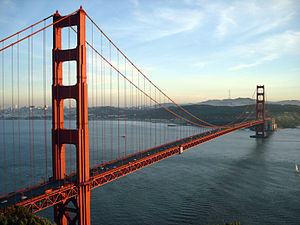
#> input picture imagem/ponte.jpg, 300 x 225 px, found by its file name
$ python tecnica_slicing.py
#> lines starting #> are read from the running program, lines starting #| are printed output that depends on the picture; after the words box and inside, x2 and y2 are one past the last pixel; in counts of white or black regions, pixels touching at a corner belong together
""" COM A TECNICA SLICING É POSSIVEL CRIAR QUADRADOS E RETANGULOS, contudo, para outras
forma geometricas é possivel utilizar as funções da OPENCV, isso é util principalmente no
caso de desenho de circulos e textos sobre a imagem, veja:
"""

# IMPORTANDO BIBLIOTECAS
import cv2
import numpy as np
import imutils

# LENDO A IMAGEM
imagem = cv2.imread('imagem/ponte.jpg')
#> imagem is the input picture: shape (225, 300, 3); mean B, G, R 141.5, 138.3, 130.4

vermelho = (0, 0, 255)
verde = (0, 255, 0)
azul = (255, 0, 0)

# CRIANDO LINHAS
cv2.line(imagem, (0, 0), (100, 200), verde)
cv2.line(imagem, (300, 200), (150, 150), vermelho, 5)

# CRIANDO RETANGULOS
cv2.rectangle(imagem, (20, 20), (120, 120), azul, 10)
cv2.rectangle(imagem, (200, 50), (225, 125), verde, -1)
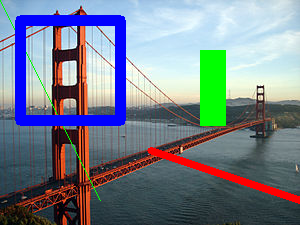
#> imagem: shape (225, 300, 3); mean B, G, R 140.2, 129, 118.5

(X, Y) = (imagem.shape[1] // 2, imagem.shape[0] // 2)
#> X = 150; Y = 112
for raio in range(0, 175, 15):
    cv2.circle(imagem, (X, Y), raio, vermelho)
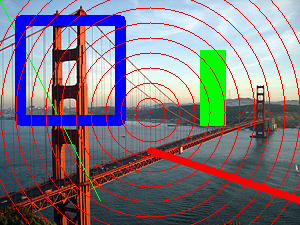
#> imagem: shape (225, 300, 3); 5.8% of pixels changed, all inside (x1, y1, x2, y2) = (0, 0, 300, 225)

# ABRINDO A IMAGEM
cv2.imshow("DESENHANDO SOBRE A IMAGEM", imagem)
# ESPERANDO APERTAR ALGO PARA FECHAR
#> (the run stopped early here; a loop or call above may not have finished)

$ run again, with imagem/dados.jpg copied over imagem/ponte.jpg
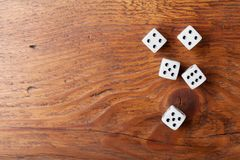
#> input picture imagem/dados.jpg, 240 x 160 px, found by its file name
#> imagem is the input picture: shape (160, 240, 3); mean B, G, R 80.3, 111.2, 170.2
#> `cv2.rectangle(imagem, (200, 50), (225, 125), verde, -1)`:
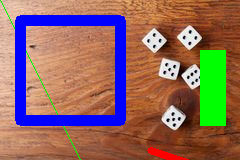
#> imagem: shape (160, 240, 3); mean B, G, R 95.4, 105.8, 141.9
#> after the loop `for raio in range(0, 175, 15):`:
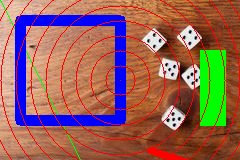
#> imagem: shape (160, 240, 3); 6.03% of pixels changed, all inside (x1, y1, x2, y2) = (0, 0, 240, 160)

$ run again, with imagem/dados1.jpg copied over imagem/ponte.jpg
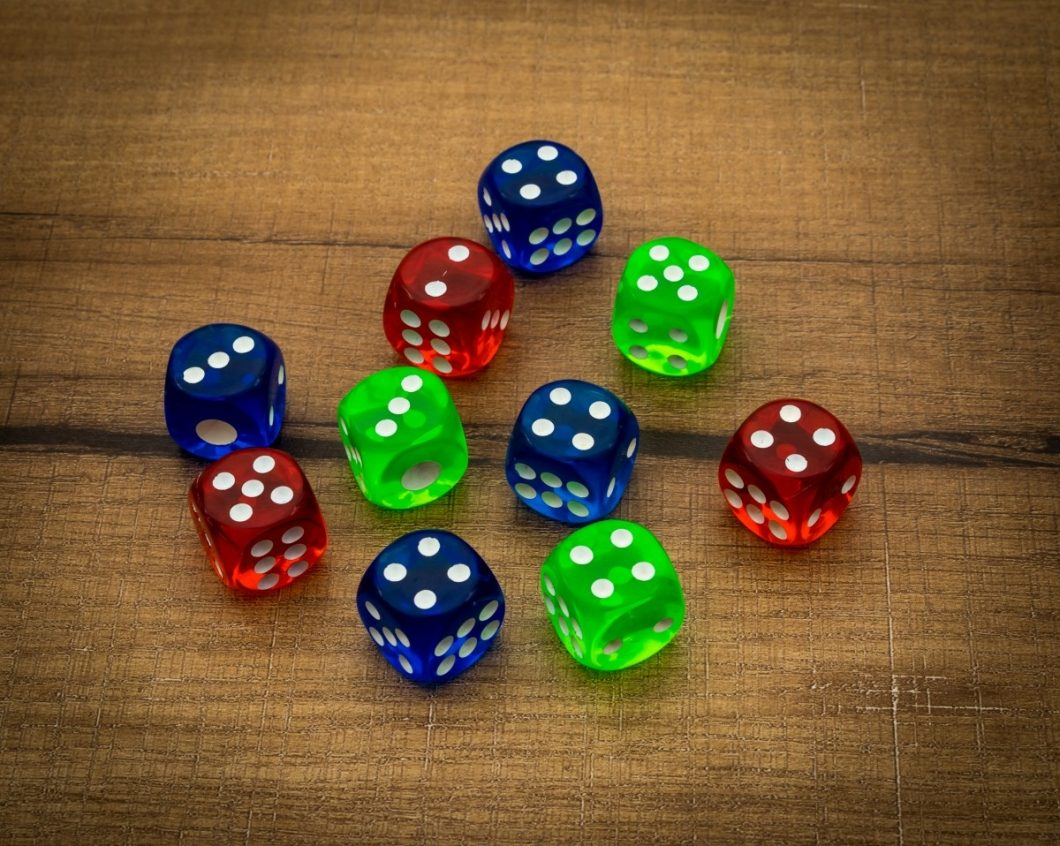
#> input picture imagem/dados1.jpg, 1060 x 846 px, found by its file name
#> imagem is the input picture: shape (846, 1060, 3); mean B, G, R 52.4, 92.6, 117.8
#> `cv2.rectangle(imagem, (200, 50), (225, 125), verde, -1)`:
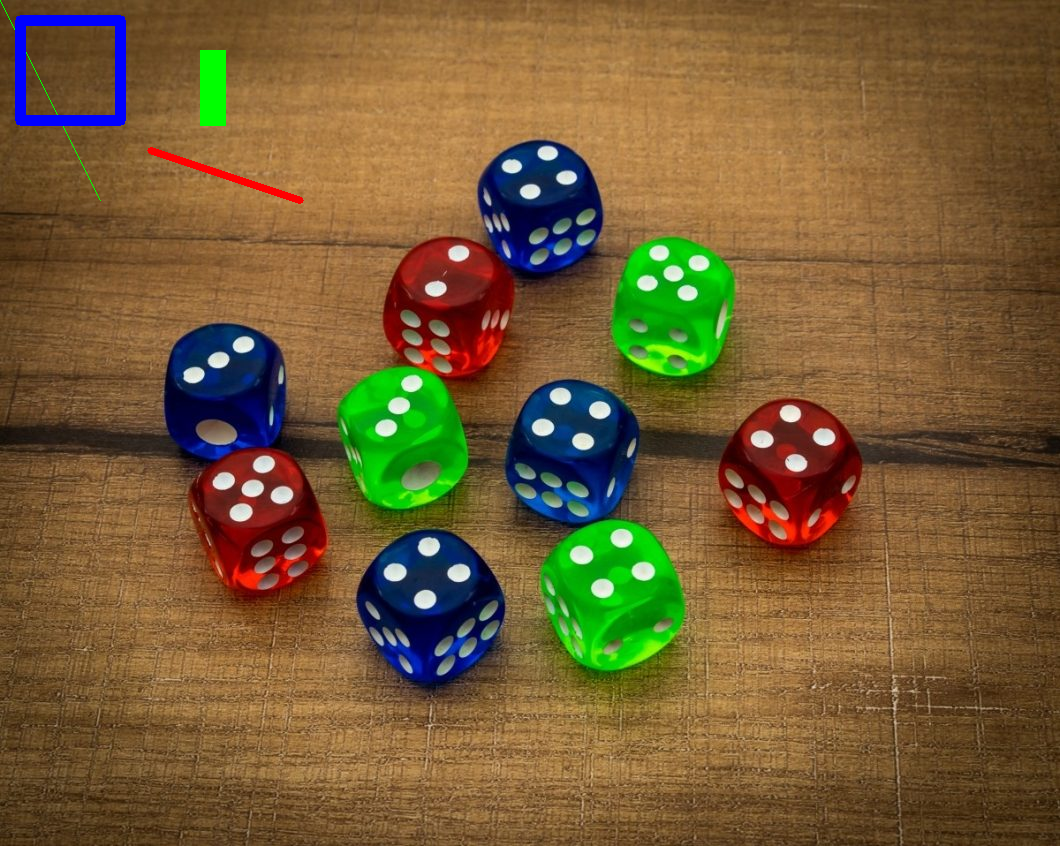
#> imagem: shape (846, 1060, 3); mean B, G, R 53.2, 92.5, 117.1
#> after the loop `for raio in range(0, 175, 15):`:
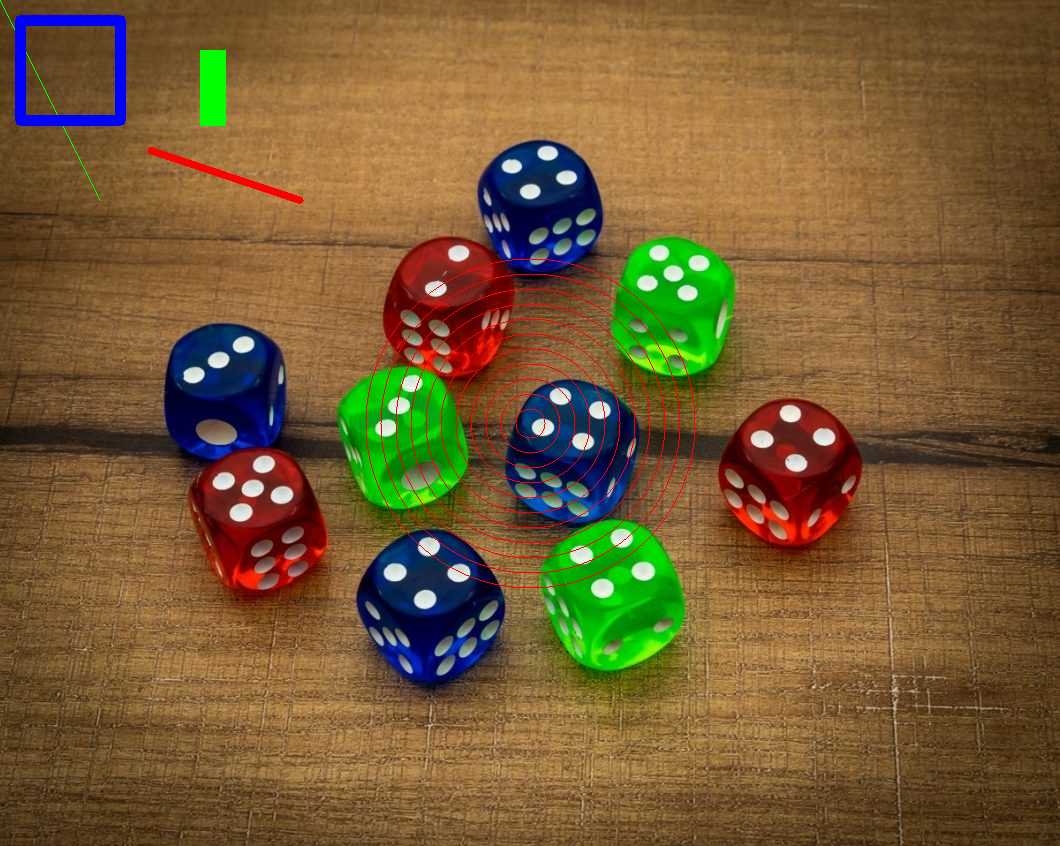
#> imagem: shape (846, 1060, 3); 0.62% of pixels changed, all inside (x1, y1, x2, y2) = (365, 258, 696, 589)

$ run again, with imagem/pessoas-sorrindo.jpg copied over imagem/ponte.jpg
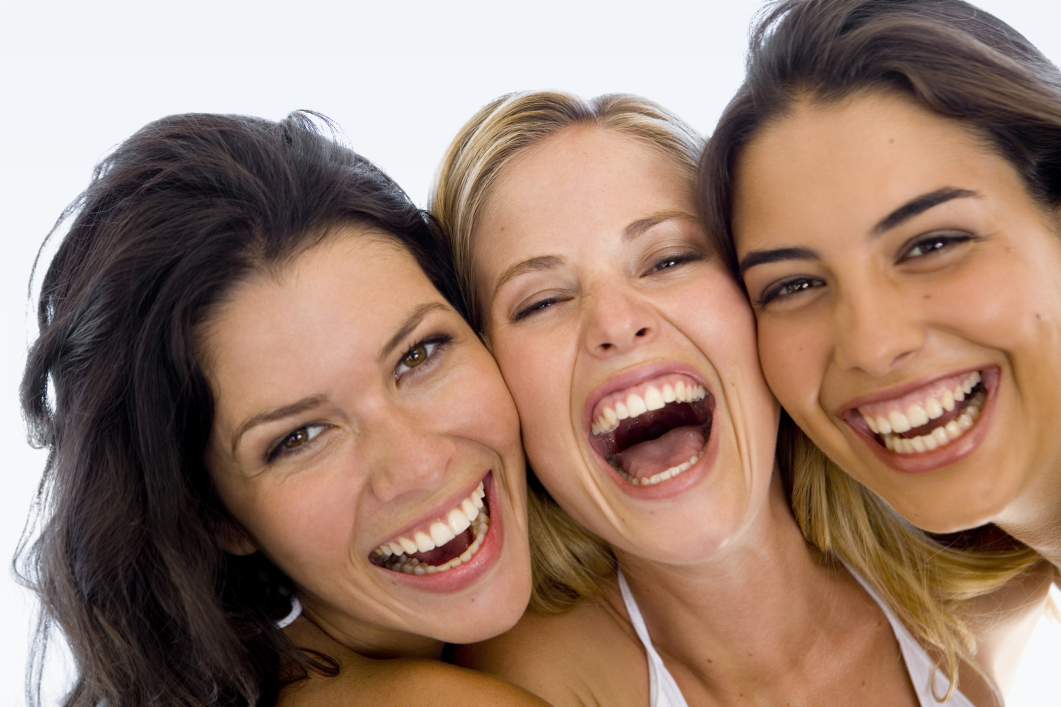
#> input picture imagem/pessoas-sorrindo.jpg, 2121 x 1414 px, found by its file name (shown at 1/2 size)
#> imagem is the input picture: shape (1414, 2121, 3); mean B, G, R 112.2, 127.5, 155.8
#> `cv2.rectangle(imagem, (200, 50), (225, 125), verde, -1)`:
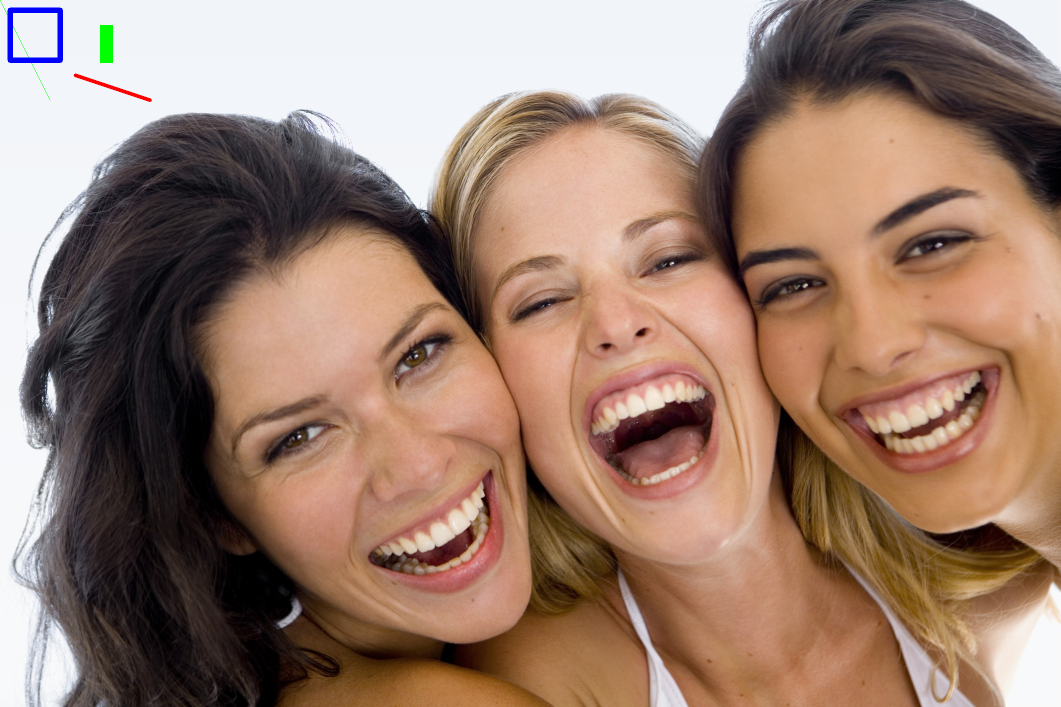
#> imagem: shape (1414, 2121, 3) (shown at 1/2 size); mean B, G, R 111.9, 127.1, 155.3
#> after the loop `for raio in range(0, 175, 15):`:
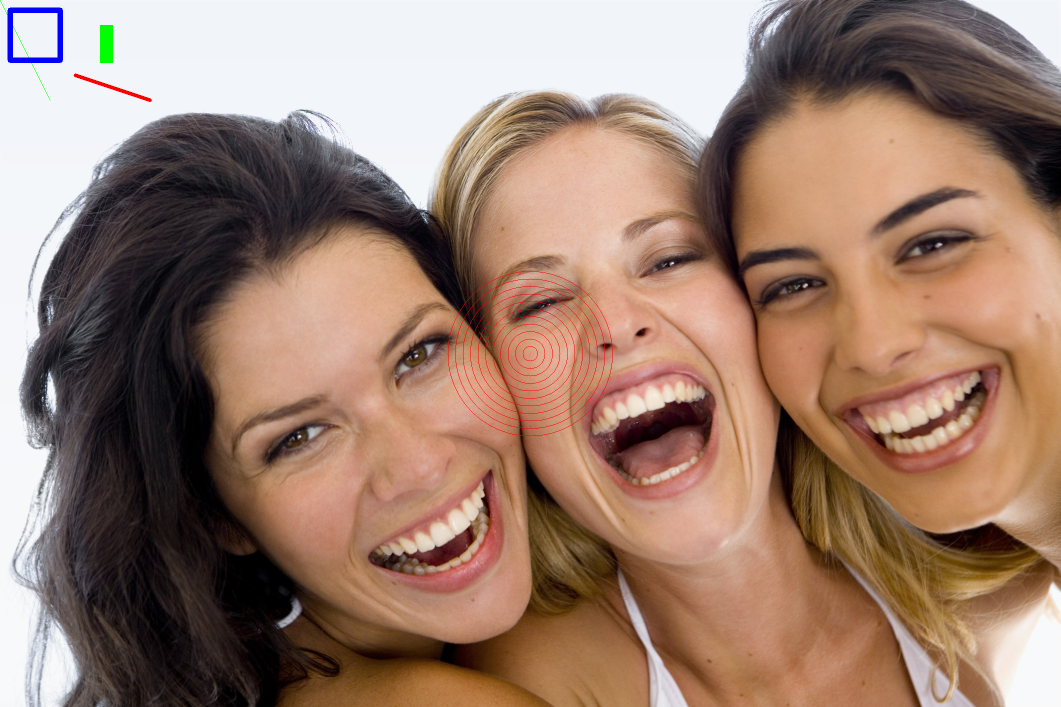
#> imagem: shape (1414, 2121, 3) (shown at 1/2 size); 0.19% of pixels changed, all inside (x1, y1, x2, y2) = (895, 542, 1226, 873)
